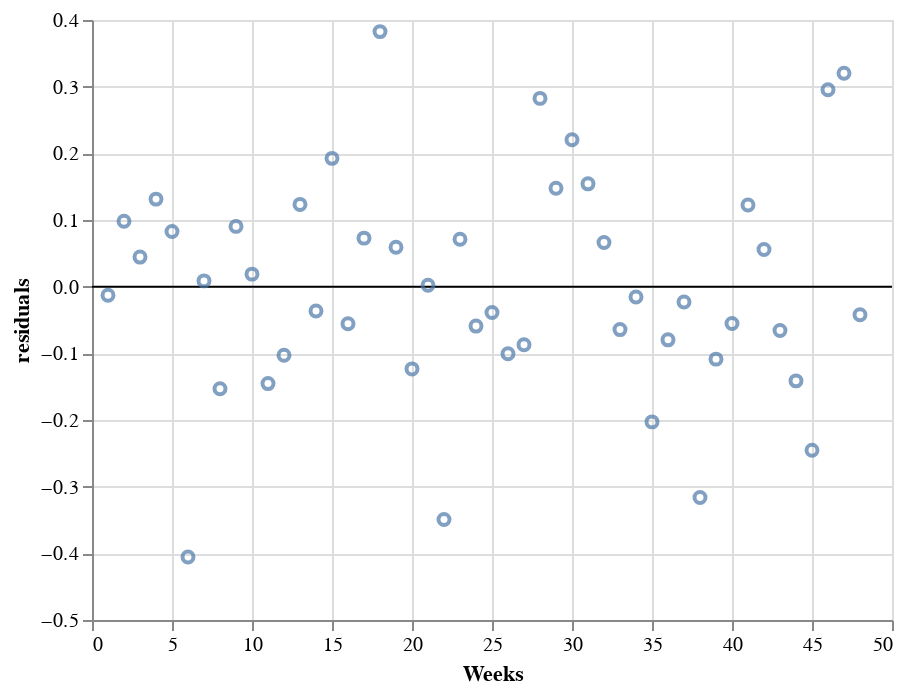

This figure's notebook cell:
### Code cell
res_df = pd.DataFrame({"Weeks": df["T"], "residuals": arima_results.resid})
rules = alt.Chart(pd.DataFrame({
  'residuals': [0.0],
  'color': ['black']
})).mark_rule().encode(
  y='residuals',
  color=alt.Color('color:N', scale=None)
)

residual_plot = alt.Chart(res_df).mark_point().encode(
    x=alt.X('Weeks'),
    y=alt.Y('residuals')
)

rules + residual_plot

### Figure 1 — Vega-Lite specification as saved in the notebook (floating-point values rounded to 4 significant figures)
{"config": {"view": {"continuousWidth": 400, "continuousHeight": 300}}, "layer": [{"data": {"name": "data-48591289c249eb28e3a7e2ecbbb7becb"}, "mark": "rule", "encoding": {"color": {"type": "nominal", "field": "color", "scale": null}, "y": {"type": "quantitative", "field": "residuals"}}}, {"data": {"name": "data-eee307542187fbe6322d876765222363"}, "mark": "point", "encoding": {"x": {"type": "quantitative", "field": "Weeks"}, "y": {"type": "quantitative", "field": "residuals"}}}], "$schema": "https://vega.github.io/schema/vega-lite/v4.8.1.json", "datasets": {"data-48591289c249eb28e3a7e2ecbbb7becb": [{"residuals": 0.0, "color": "black"}], "data-eee307542187fbe6322d876765222363": [{"Weeks": 1, "residuals": -0.01283}, {"Weeks": 2, "residuals": 0.09808}, {"Weeks": 3, "residuals": 0.04435}, {"Weeks": 4, "residuals": 0.1313}, {"Weeks": 5, "residuals": 0.08265}, {"Weeks": 6, "residuals": -0.4055}, {"Weeks": 7, "residuals": 0.008666}, {"Weeks": 8, "residuals": -0.1531}, {"Weeks": 9, "residuals": 0.09042}, {"Weeks": 10, "residuals": 0.01881}, {"Weeks": 11, "residuals": -0.1454}, {"Weeks": 12, "residuals": -0.1028}, {"Weeks": 13, "residuals": 0.1234}, {"Weeks": 14, "residuals": -0.03638}, {"Weeks": 15, "residuals": 0.1925}, {"Weeks": 16, "residuals": -0.05557}, {"Weeks": 17, "residuals": 0.07279}, {"Weeks": 18, "residuals": 0.3826}, {"Weeks": 19, "residuals": 0.05911}, {"Weeks": 20, "residuals": -0.1233}, {"Weeks": 21, "residuals": 0.002153}, {"Weeks": 22, "residuals": -0.3494}, {"Weeks": 23, "residuals": 0.07105}, {"Weeks": 24, "residuals": -0.05915}, {"Weeks": 25, "residuals": -0.0387}, {"Weeks": 26, "residuals": -0.1005}, {"Weeks": 27, "residuals": -0.08724}, {"Weeks": 28, "residuals": 0.2824}, {"Weeks": 29, "residuals": 0.1477}, {"Weeks": 30, "residuals": 0.2205}, {"Weeks": 31, "residuals": 0.1542}, {"Weeks": 32, "residuals": 0.06614}, {"Weeks": 33, "residuals": -0.06439}, {"Weeks": 34, "residuals": -0.01543}, {"Weeks": 35, "residuals": -0.2028}, {"Weeks": 36, "residuals": -0.07976}, {"Weeks": 37, "residuals": -0.02299}, {"Weeks": 38, "residuals": -0.3162}, {"Weeks": 39, "residuals": -0.1087}, {"Weeks": 40, "residuals": -0.05514}, {"Weeks": 41, "residuals": 0.1226}, {"Weeks": 42, "residuals": 0.05583}, {"Weeks": 43, "residuals": -0.06562}, {"Weeks": 44, "residuals": -0.1413}, {"Weeks": 45, "residuals": -0.2453}, {"Weeks": 46, "residuals": 0.2954}, {"Weeks": 47, "residuals": 0.3202}, {"Weeks": 48, "residuals": -0.0422}]}}
